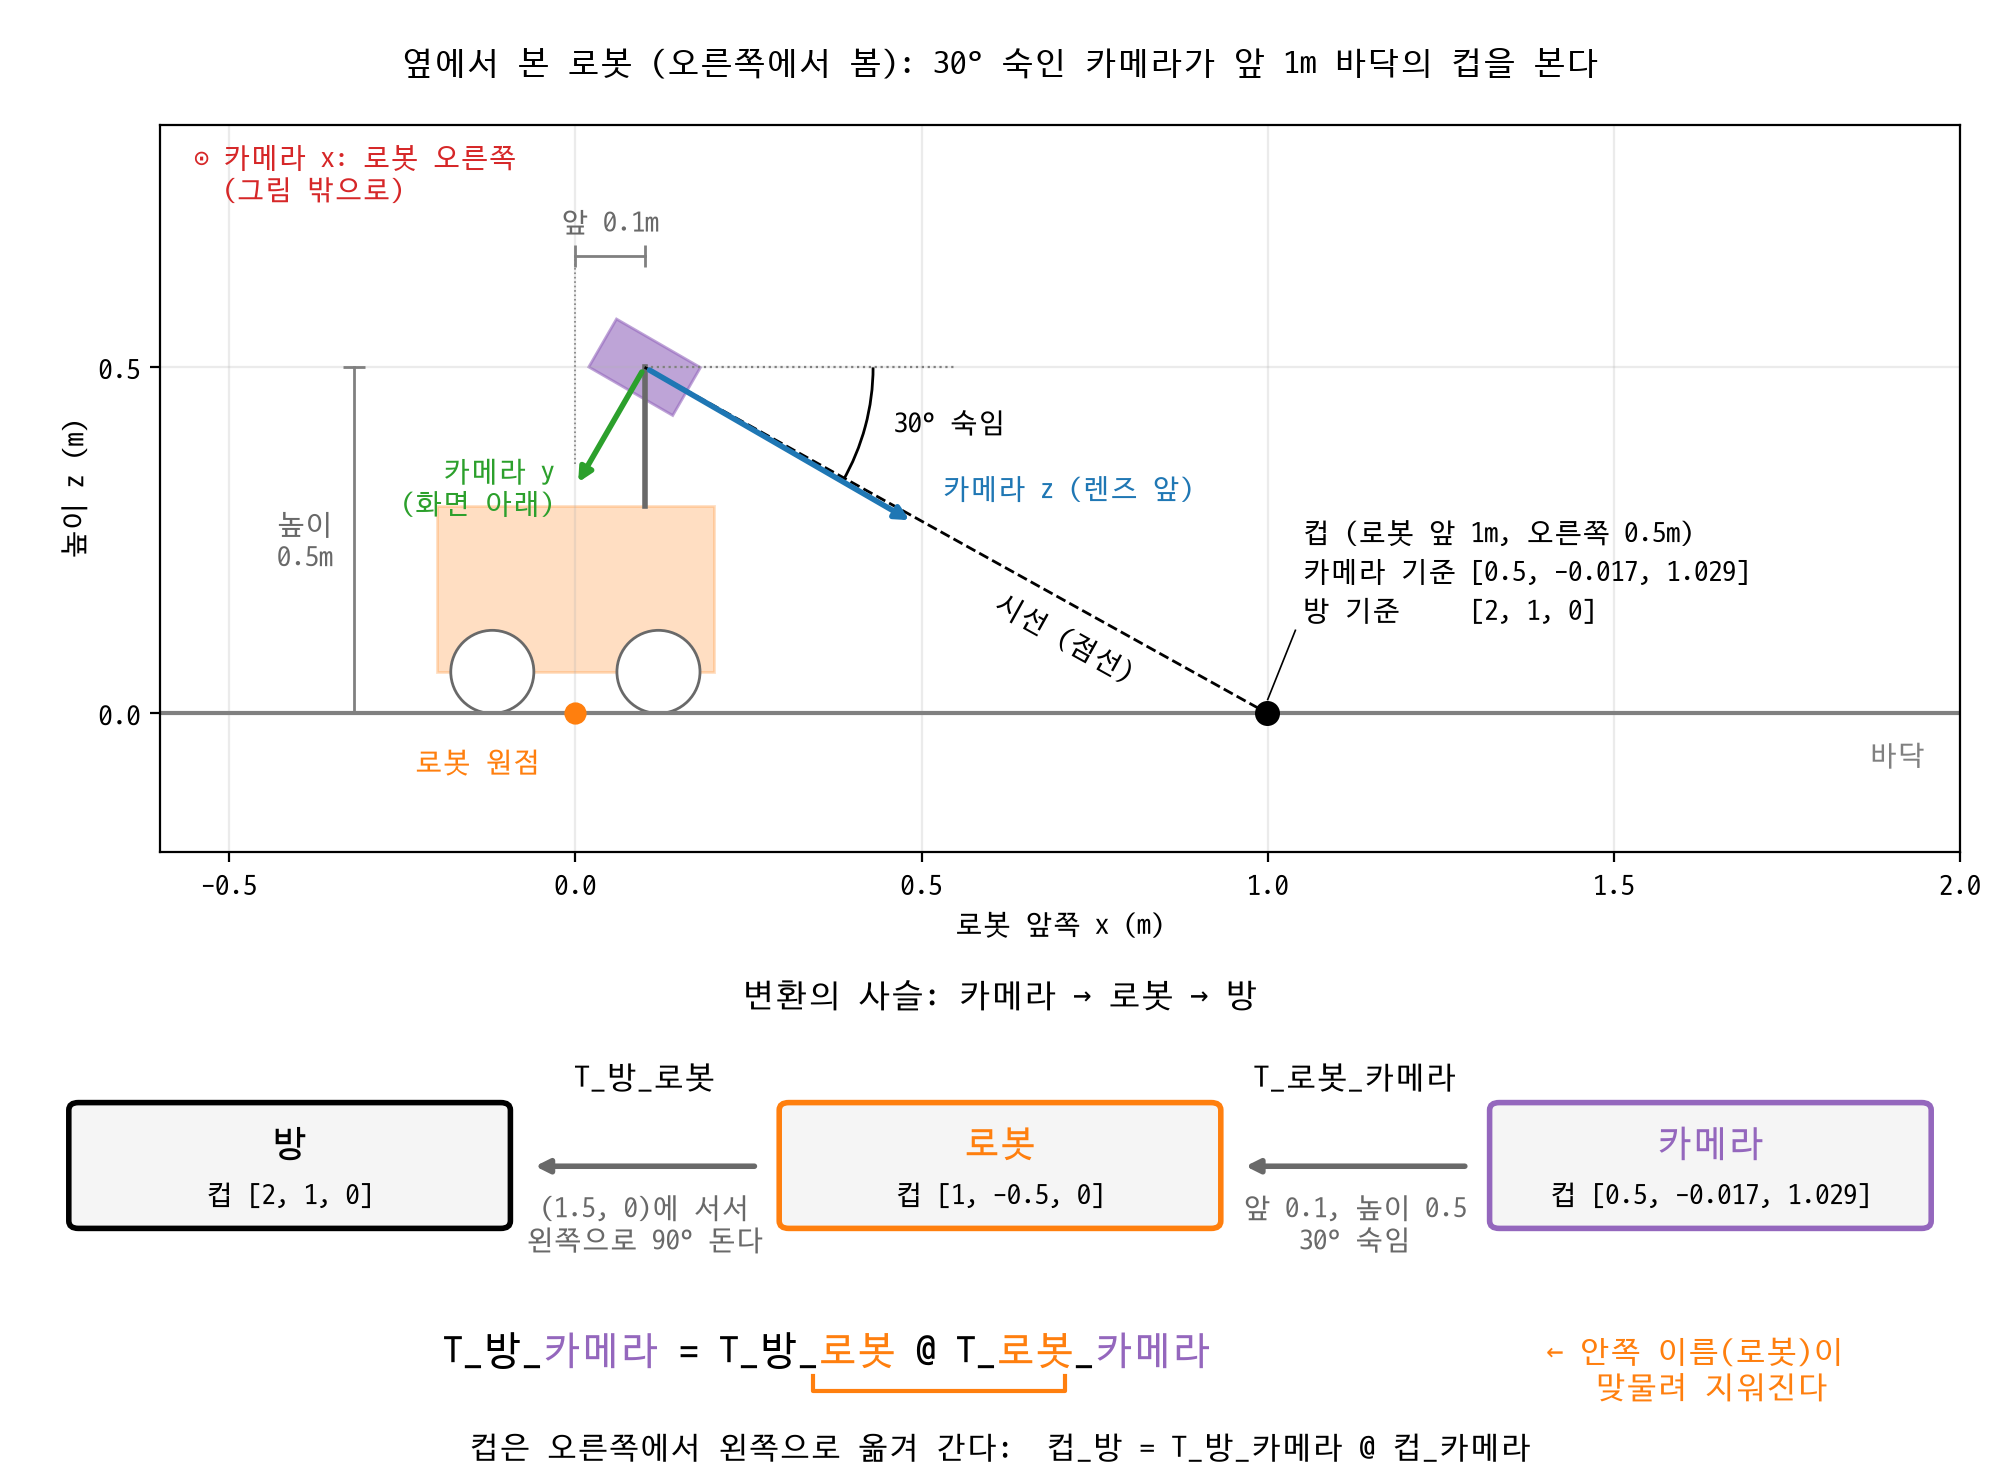

Source code (Python):
import matplotlib.pyplot as plt
import numpy as np
from matplotlib.patches import Arc, Circle, FancyBboxPatch, Polygon, Rectangle

# plt.rcParams["font.family"] = "AppleGothic"
plt.rcParams["font.family"] = "D2Coding"
plt.rcParams["axes.unicode_minus"] = False


def Ry(각도_도: float) -> np.ndarray:
    c, s = np.cos(np.deg2rad(각도_도)), np.sin(np.deg2rad(각도_도))
    return np.array([[c, 0, s], [0, 1, 0], [-s, 0, c]])


def Rz(각도_도: float) -> np.ndarray:
    c, s = np.cos(np.deg2rad(각도_도)), np.sin(np.deg2rad(각도_도))
    return np.array([[c, -s, 0], [s, c, 0], [0, 0, 1]])


def 변환(R: np.ndarray, p) -> np.ndarray:
    T = np.eye(4)
    T[:3, :3] = R
    T[:3, 3] = p
    return T


def 글(v):
    return ", ".join(f"{x:g}" for x in np.round(v, 3) + 0.0)


# 1) b19_chain.py와 같은 값
R_몸_카메라 = np.array([[0, 0, 1], [-1, 0, 0], [0, -1, 0]])
T_방_로봇 = 변환(Rz(90), [1.5, 0.0, 0.0])                    # 로봇: 방의 (1.5, 0)에서 왼쪽으로 90도
T_로봇_카메라 = 변환(Ry(30) @ R_몸_카메라, [0.1, 0.0, 0.5])  # 카메라: 앞 0.1m, 높이 0.5m, 30도 숙임
컵_카메라 = np.array([0.5, -0.017, 1.029, 1.0])
T_방_카메라 = T_방_로봇 @ T_로봇_카메라
컵_로봇 = T_로봇_카메라 @ 컵_카메라
컵_방 = T_방_카메라 @ 컵_카메라
print("컵_카메라:", 글(컵_카메라[:3]))
print("컵_로봇  :", 글(컵_로봇[:3]))
print("컵_방    :", 글(컵_방[:3]))
캠 = T_로봇_카메라[[0, 2], 3]                     # 옆에서 본 그림 = 로봇의 x(앞), z(위)
캠_z, 캠_y = T_로봇_카메라[[0, 2], 2], T_로봇_카메라[[0, 2], 1]
숙임 = np.degrees(np.arctan2(-캠_z[1], 캠_z[0]))
print("카메라 위치(로봇 x, z):", 글(캠), " 숙인 각도:", round(숙임, 3))
print("렌즈 정면이 바닥에 닿는 곳: 로봇 앞", round(캠[0] - 캠[1] * 캠_z[0] / 캠_z[1], 3), "m")
print("카메라 x축(로봇 기준):", 글(T_로봇_카메라[:3, 0]), "-> 그림 밖(로봇 오른쪽)으로")

빨강, 초록, 파랑, 주황, 보라 = "tab:red", "tab:green", "tab:blue", "tab:orange", "tab:purple"
그림 = plt.figure(figsize=(10, 7.4))

# 2) 위: 로봇을 오른쪽 옆에서 본 그림
옆 = 그림.add_axes([0.08, 0.42, 0.9, 0.5])
옆.set(xlim=(-0.6, 2.0), ylim=(-0.2, 0.85), xlabel="로봇 앞쪽 x (m)", ylabel="높이 z (m)")
옆.set_xticks([-0.5, 0, 0.5, 1, 1.5, 2])
옆.set_yticks([0, 0.5])
옆.set_aspect("equal")
옆.grid(alpha=0.25)
옆.axhline(0, color="gray", linewidth=1.5)
옆.text(1.95, -0.04, "바닥", color="gray", ha="right", va="top", fontsize=10)
옆.add_patch(Rectangle((-0.2, 0.06), 0.4, 0.24, facecolor=주황, alpha=0.25, edgecolor=주황))
for 바퀴_x in (-0.12, 0.12):
    옆.add_patch(Circle((바퀴_x, 0.06), 0.06, facecolor="white", edgecolor="dimgray"))
옆.plot([캠[0], 캠[0]], [0.3, 캠[1]], color="dimgray", linewidth=2)       # 카메라 기둥
옆.plot(0, 0, "o", color=주황, markersize=7)
옆.text(-0.05, -0.05, "로봇 원점", color=주황, ha="right", va="top", fontsize=10)
# 카메라 몸통: 카메라 z(렌즈 앞), y(화면 아래) 방향으로 돌린 작은 상자
모서리 = [캠 + a * 0.07 * 캠_z + b * 0.04 * 캠_y for a, b in [(-1, -1), (1, -1), (1, 1), (-1, 1)]]
옆.add_patch(Polygon(모서리, facecolor=보라, alpha=0.6, edgecolor=보라))
# 놓인 자리: 앞 0.1, 높이 0.5
옆.plot([-0.32, -0.32], [0, 캠[1]], color="gray", linewidth=1, marker="_", markersize=8)
옆.text(-0.35, 캠[1] / 2, "높이\n0.5m", color="dimgray", ha="right", va="center", fontsize=10)
옆.plot([0, 캠[0]], [0.66, 0.66], color="gray", linewidth=1, marker="|", markersize=8)
옆.plot([0, 0], [0.36, 0.66], color="gray", linewidth=0.6, linestyle=":")
옆.text(0.05, 0.69, "앞 0.1m", color="dimgray", ha="center", va="bottom", fontsize=10)
# 숙인 각도
옆.plot([캠[0], 캠[0] + 0.45], [캠[1]] * 2, color="gray", linewidth=0.8, linestyle=":")
옆.add_patch(Arc(캠, 0.66, 0.66, theta1=-숙임, theta2=0, color="black", linewidth=1))
옆.text(캠[0] + 0.36, 캠[1] - 0.08, f"{숙임:.0f}° 숙임", fontsize=10, va="center")
# 카메라 축: z, y는 이 평면에, x는 그림 밖으로
옆.annotate("", xy=캠 + 0.45 * 캠_z, xytext=캠, arrowprops=dict(arrowstyle="-|>", color=파랑, linewidth=2))
옆.annotate("", xy=캠 + 0.2 * 캠_y, xytext=캠, arrowprops=dict(arrowstyle="-|>", color=초록, linewidth=2))
옆.text(*(캠 + 0.2 * 캠_y + [-0.03, 0]), "카메라 y\n(화면 아래)", color=초록, ha="right", va="center", fontsize=10)
옆.text(*(캠 + 0.45 * 캠_z + [0.04, 0.03]), "카메라 z (렌즈 앞)", color=파랑, ha="left", va="bottom", fontsize=10)
옆.text(-0.55, 0.78, "⊙ 카메라 x: 로봇 오른쪽\n  (그림 밖으로)", color=빨강, ha="left", va="center", fontsize=10)
# 시선과 컵
옆.plot([캠[0], 컵_로봇[0]], [캠[1], 컵_로봇[2]], "k--", linewidth=1)
시선각 = np.degrees(np.arctan2(컵_로봇[2] - 캠[1], 컵_로봇[0] - 캠[0]))
print("옆에서 본 시선 각도:", round(-시선각, 2), "° 아래")
옆.text(0.62, 캠[1] + (0.62 - 캠[0]) * np.tan(np.radians(시선각)) - 0.03, "시선 (점선)", rotation=시선각,
        rotation_mode="anchor", ha="left", va="top", fontsize=10)
옆.plot(컵_로봇[0], 컵_로봇[2], "o", color="black", markersize=8)
옆.text(1.05, 0.12, f"컵 (로봇 앞 {컵_로봇[0]:.0f}m, 오른쪽 {-컵_로봇[1]:.1f}m)\n"
                   f"카메라 기준 [{글(컵_카메라[:3])}]\n방 기준     [{글(컵_방[:3])}]",
        fontsize=10, va="bottom", linespacing=1.4)
옆.plot([1.0, 1.04], [0.02, 0.12], color="black", linewidth=0.6)

# 3) 아래: 변환의 사슬
사슬 = 그림.add_axes([0.02, 0.0, 0.96, 0.3])
사슬.axis("off")
사슬.set(xlim=(0, 10), ylim=(0, 3))
상자들 = [("방", "black", 1.3, 컵_방), ("로봇", 주황, 5.0, 컵_로봇), ("카메라", 보라, 8.7, 컵_카메라)]
for 이름, 색, x, 컵 in 상자들:
    사슬.add_patch(FancyBboxPatch((x - 1.1, 1.75), 2.2, 0.75, boxstyle="round,pad=0.05",
                                facecolor="whitesmoke", edgecolor=색, linewidth=2))
    사슬.text(x, 2.28, 이름, color=색, ha="center", va="center", fontsize=13)
    사슬.text(x, 1.93, f"컵 [{글(컵[:3])}]", ha="center", va="center", fontsize=10)
for (x1, 이름, 뜻) in [(2.55, "T_방_로봇", "(1.5, 0)에 서서\n왼쪽으로 90° 돈다"),
                      (6.25, "T_로봇_카메라", "앞 0.1, 높이 0.5\n30° 숙임")]:
    사슬.annotate("", xy=(x1, 2.12), xytext=(x1 + 1.2, 2.12),
                arrowprops=dict(arrowstyle="-|>", color="dimgray", linewidth=2))
    사슬.text(x1 + 0.6, 2.62, 이름, ha="center", va="bottom", fontsize=11)
    사슬.text(x1 + 0.6, 1.95, 뜻, ha="center", va="top", fontsize=10, color="dimgray")
# 식: 이름마다 색을 칠해 이어 붙인다 (앞 조각의 오른쪽 끝에 다음 조각)
조각들 = [("T_", "black"), ("방", "black"), ("_", "black"), ("카메라", 보라), (" = T_", "black"), ("방", "black"),
        ("_", "black"), ("로봇", 주황), (" @ T_", "black"), ("로봇", 주황), ("_", "black"), ("카메라", 보라)]
앞 = 사슬.text(2.1, 0.75, "", fontsize=14, va="baseline")
글자들 = []
for 내용, 색 in 조각들:
    앞 = 사슬.annotate(내용, xy=(1, 0), xycoords=앞, va="bottom", fontsize=14, color=색)
    글자들.append(앞)
사슬.text(7.85, 0.75, "← 안쪽 이름(로봇)이\n   맞물려 지워진다", color=주황, fontsize=11, va="center")
사슬.text(5.0, 0.15, "컵은 오른쪽에서 왼쪽으로 옮겨 간다:  컵_방 = T_방_카메라 @ 컵_카메라",
         ha="center", fontsize=11)

그림.canvas.draw()
가 = 글자들[7].get_window_extent().transformed(사슬.transData.inverted())
나 = 글자들[9].get_window_extent().transformed(사슬.transData.inverted())
사슬.plot([가.x0, 가.x0, 나.x1, 나.x1], [가.y0 - 0.05, 가.y0 - 0.15, 가.y0 - 0.15, 가.y0 - 0.05], color=주황)

for 패널, 제목, 높이 in [(옆, "옆에서 본 로봇 (오른쪽에서 봄): 30° 숙인 카메라가 앞 1m 바닥의 컵을 본다", 0.95),
                       (사슬, "변환의 사슬: 카메라 → 로봇 → 방", 0.32)]:
    그림.text(0.5, 높이, 제목, ha="center", fontsize=12)
그림.savefig("s46_chain_side_view.png", dpi=200)
print("저장: s46_chain_side_view.png")
